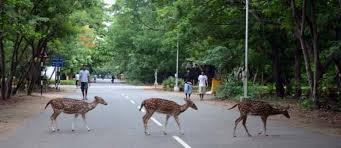
#> input picture deer_iitm.jpg, 341 x 148 px, found by its file name
$ python grayscale_canny_dilate.py
#> lines starting #> are read from the running program, lines starting #| are printed output that depends on the picture; after the words box and inside, x2 and y2 are one past the last pixel; in counts of white or black regions, pixels touching at a corner belong together
import cv2 as cv
import numpy as np

# Load the image
image_path = r'C:\Users\Supravo\OneDrive\Desktop\BS\summerschool2024\sahaaysummerschool2024\deer_iitm.jpg'  # Replace with the path to your image
image = cv.imread(image_path)
#> image is the input picture: shape (148, 341, 3); mean B, G, R 81.9, 94.7, 85.9

# Convert the image to grayscale
gray_image = cv.cvtColor(image, cv.COLOR_BGR2GRAY)
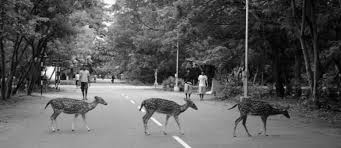
#> gray_image: shape (148, 341); min 0, max 255, mean 90.6

# Apply Canny edge detection
edges = cv.Canny(gray_image, 100, 200)  # Adjust thresholds if necessary
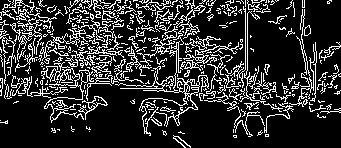
#> edges: shape (148, 341); 18.8% white in thin lines or dots

# Create a kernel for dilation
kernel = np.ones((3, 3), np.uint8)  # You can try different sizes

# Dilate the edges
dilated_edges = cv.dilate(edges, kernel, iterations=1)
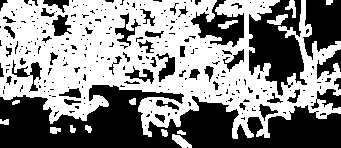
#> dilated_edges: shape (148, 341); 53.5% white; 281 black regions (231 under 20 px), largest, box (x1, y1, x2, y2) and area: (0, 85, 341, 148) 12459, (249, 0, 307, 96) 3233, (303, 0, 341, 60) 1579

# Save the processed images
cv.imwrite('path_to_save_canny.jpg', edges)  # Replace with your save path
cv.imwrite('path_to_save_dilated.jpg', dilated_edges)  # Replace with your save path

# Display the images using OpenCV
cv.imshow('Canny Edges', edges)
cv.imshow('Dilated Edges', dilated_edges)
cv.waitKey(0)
cv.destroyAllWindows()

$ run again, with IMG_20240923_231118.jpg copied over deer_iitm.jpg
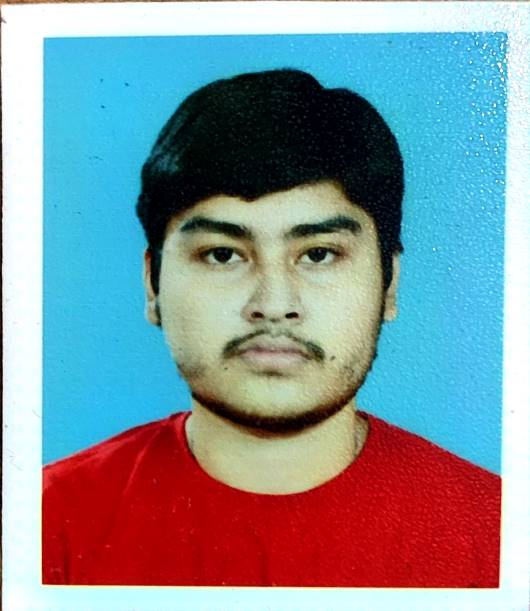
#> input picture IMG_20240923_231118.jpg, 530 x 611 px, found by its file name
#> image is the input picture: shape (611, 530, 3); mean B, G, R 154, 146.5, 132
#> `edges = cv.Canny(gray_image, 100, 200)`:
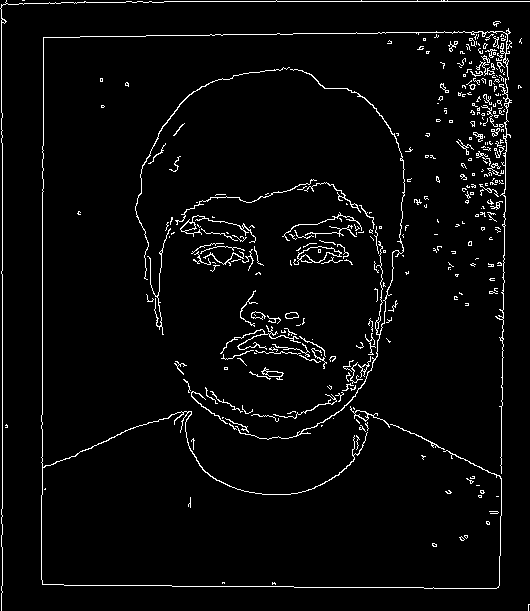
#> edges: shape (611, 530); 3.6% white in thin lines or dots
#> `dilated_edges = cv.dilate(edges, kernel, iterations=1)`:
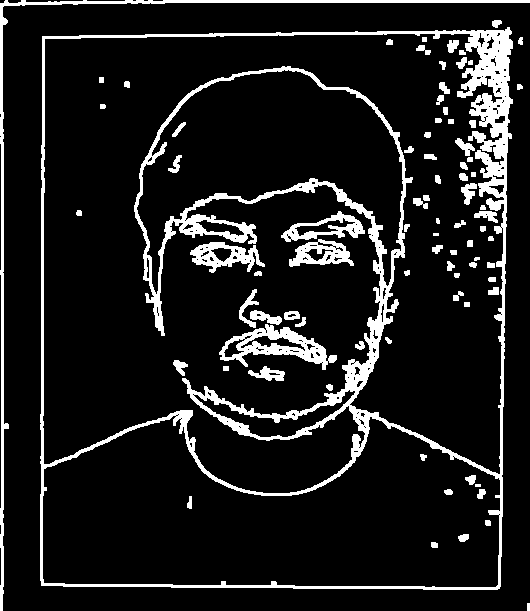
#> dilated_edges: shape (611, 530); 11.3% white; 83 white regions (2 under 20 px), largest, box (x1, y1, x2, y2) and area: (40, 27, 513, 590) 23479, (0, 0, 530, 611) 3557, (219, 324, 337, 370) 1977

$ run again, with WhatsApp Image 2024-09-24 at 22.49.56_5a37ac93.jpg copied over deer_iitm.jpg
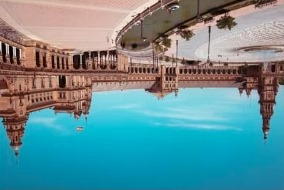
#> input picture WhatsApp Image 2024-09-24 at 22.49.56_5a37ac93.jpg, 284 x 190 px, found by its file name
#> image is the input picture: shape (190, 284, 3); mean B, G, R 150.1, 143.5, 99.6
#> `edges = cv.Canny(gray_image, 100, 200)`:
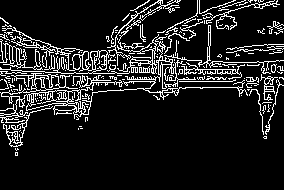
#> edges: shape (190, 284); 12.3% white in thin lines or dots, all inside (x1, y1, x2, y2) = (0, 0, 284, 156)
#> `dilated_edges = cv.dilate(edges, kernel, iterations=1)`:
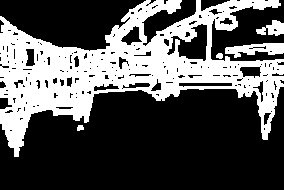
#> dilated_edges: shape (190, 284); 33.8% white; 5 white regions, box (x1, y1, x2, y2) and area: (0, 0, 284, 157) 17354, (225, 43, 284, 58) 530, (256, 20, 284, 36) 262, (216, 53, 223, 59) 34, (77, 125, 84, 131) 34
